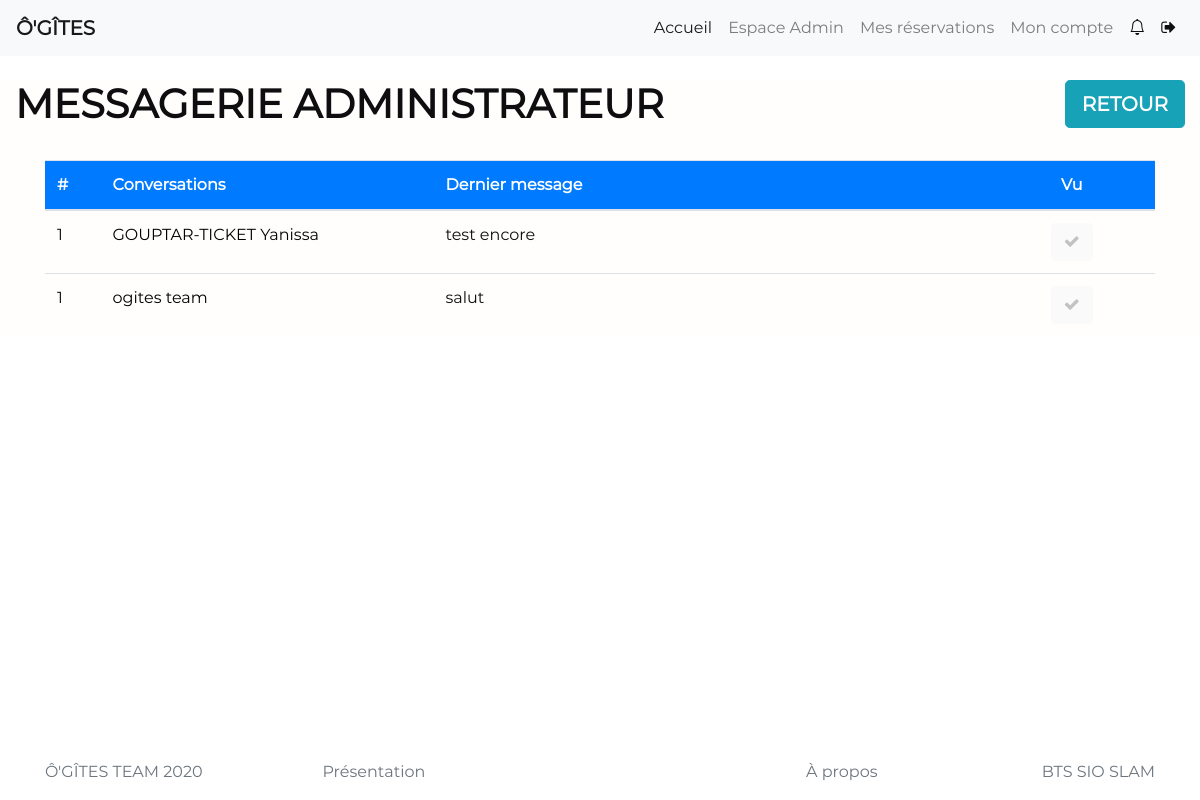
/admin/messagerie_admin.php (signed in), run on an earlier commit of the app's database.
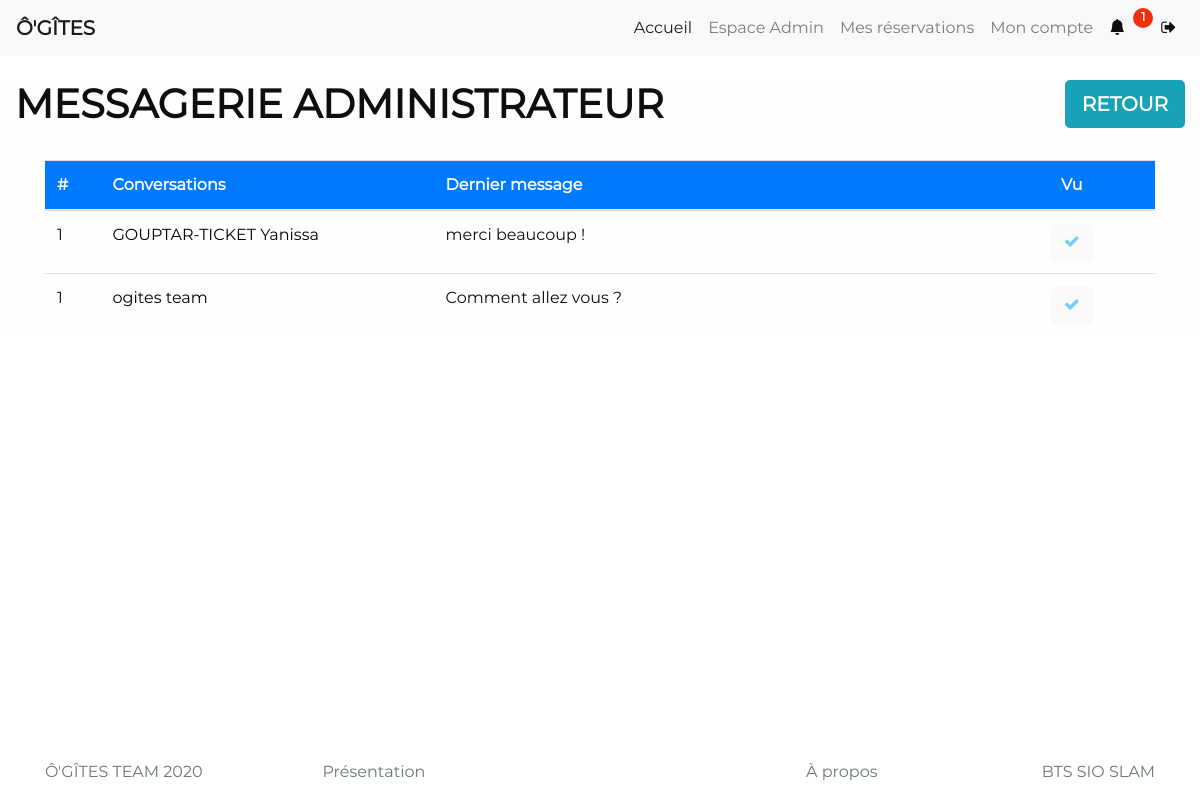
And on a later commit of the database.
### tables this page shows
CREATE TABLE `users` (
  `id_users` int(11) NOT NULL,
  `pseudo` text NOT NULL,
  `nom` text NOT NULL,
  `prenom` text NOT NULL,
  `email` text NOT NULL,
  `tel` int(11) NOT NULL,
  `mdp` text NOT NULL,
  `date_inscription` date NOT NULL,
  `id_categorie` int(11) NOT NULL
);

CREATE TABLE `messages` (
  `id_message` int(11) NOT NULL,
  `expediteur` int(11) NOT NULL,
  `destinataire` int(11) NOT NULL,
  `contenu` text NOT NULL,
  `etat_message` int(11) NOT NULL DEFAULT 0,
  `date_heure` datetime NOT NULL DEFAULT current_timestamp(),
  `type_message` int(11) NOT NULL
);

### login-system/config.php (called while the page is built, shortened)
<?php
    function bd_connect() {
            try
        {
            $bdd = new PDO('mysql:host=localhost;dbname=ogites2;charset=utf8', 'root', '', array(PDO::ATTR_ERRMODE => PDO::ERRMODE_EXCEPTION));
            return $bdd;
        }
        catch(Exeption $e)
        {
            die('Erreur : ' . $e->getMessage());
        }
    }
    $pdo = bd_connect();
    ?>
    <?php
    function reduceText($texte, $taille)
    {
        return (strlen($texte) > $taille) ? substr($texte, 0, $taille) . "..." : $texte;
    }
    function requete($requete)
    {
        global $pdo;
        $def_type = explode(" ", $requete);
        $type_req = $def_type[0];
        if ($type_req == "SELECT")
        {
            $Myresult = $pdo->query($requete);
            $Myresult->setFetchMode(PDO::FETCH_ASSOC);
            $response = $Myresult->fetch();
            return $response;
        }
        else {
            $response = $pdo->exec($requete);
        }
    }
    function toFetch($requete)
    {
        global $pdo;
        $Myresult = $pdo->query($requete);
        $Myresult->setFetchMode(PDO::FETCH_ASSOC);
        return $Myresult;
    }
    function toCount($requete)
    {
        $Myresult = toFetch($requete);
        $nb_result = $Myresult->rowCount();
        return $nb_result;
    }
?>

### admin/messagerie_admin.php (the view, shortened to what the changed rows need)
<?php
    require_once 'head.php';
    require_once 'config_admin.php';
    header_admin(1);
    $id_users = $_SESSION["id_users"];
?>
<main role="main" class="flex-shrink-0">
    <div class="container-fluid" id="index">
        <h1 style="float: left;"><strong>MESSAGERIE ADMINISTRATEUR</strong></h1>
        <div class="container">
            <?php
                $SQLParam = "SELECT DISTINCT expediteur FROM messages "
                . "WHERE expediteur != $id_users AND destinataire = $id_users AND type_message = 2";
                $response = toFetch($SQLParam);
                $nb_messages = toCount($SQLParam);
                if ($nb_messages > 0) {
            ?>
            <br>
            <table class="table table-hover" style="width: 100%;">
                <thead>
                    <tr class="bg-primary">
                        <th class="white" style="width: 5%;">#</th>
                        <th class="white" style="width: 30%;">Conversations</th>
                        <th class="white">Dernier message</th>
                        <th class="white" style="width: 15%; text-align: center">Vu</th>
                    </tr>
                </thead>
                <tbody>
                    <?php
                        $xc = 1;
                        while ($info_messages = $response->fetch()) {
                    ?>
                    <tr>
                        <td><?php echo $xc ?></td>
                        <?php
                        $id_client = $info_messages["expediteur"];
                        $SQLParam2 = "SELECT nom, prenom FROM users WHERE id_users = $id_client";
                        $info_client = requete($SQLParam2);
                        $nom_prenom = $info_client["nom"] . " " . $info_client["prenom"];
                        ?>
                        <td><a href="convers.php?expediteur=<?php echo $id_client ?>&destinataire=<?php echo $id_users ?>""><?php echo $nom_prenom; ?></a></td>
                        <?php
                        $SQLParam3 = "SELECT contenu, id_message, etat_message FROM messages "
                        . "WHERE (expediteur = $id_client AND destinataire = $id_users) OR (expediteur = $id_users AND destinataire = $id_client) "
                        . "ORDER BY id_message DESC LIMIT 1";
                        $dernier_message = requete($SQLParam3);
                        ?>
                        <td><?php echo reduceText($dernier_message["contenu"], 60);?></td>
                        <td style="text-align: center">
                            <button class="btn btn-light" disabled="true">
                                <strong>
                                    <?php
                                    if ($dernier_message["etat_message"] == 1)
                                    {
                                    ?>
                                        <i class="fa fa-check" style="color: #31B2E9"></i>
                                    <?php
                                    }
                                    else
                                    {
                                    ?>
                                        <i class="fa fa-check" style="color: #A1A3A5"></i>
                                    <?php
                                    }
                                    ?>
                                </strong>
                            </button>
                        </td>
                    </tr>
                    <?php
                        }
                    ?>
                </tbody>
            </table>
            <?php
                }
                else
                {
            ?>
                <h3 align="center">Aucune conversation</h3>
            <?php
            }
            ?>
        </div>
    </div>
</main>
<?php
	require_once '../javascripts.php';
	require_once '../footer.php';
?>

### admin/config_admin.php (shortened to what the changed rows need)
<?php
function header_admin($onglet)
{
?>
    <header>
          <nav class="navbar navbar-expand-md navbar-light bg-light fixed-top">
            <div class="collapse navbar-collapse" id="navbarsExampleDefault">
                  <ul class="navbar-nav ml-auto">
                    <?php
                    switch ($onglet)
                    {
                            ?>
                            <?php
                        case 1:
                            ?>
                            <li class="nav-item active">
                                  <a class="nav-link" href="index.php">Accueil <span class="sr-only">(current)</span></a>
                            </li>
                            <?php
                        break;
                            ?>
                            <?php
                    }
                    if (isset($_SESSION['id_users']) AND isset($_SESSION['pseudo']))
                    {
                    ?>
                    <?php
                    switch ($_SESSION['id_categorie'])
                    {
                        case 1:
                    ?>
                        <li class="nav-item" >
                            <a class="nav-link" href="/ogites2/admin/index.php">Espace Admin</a>
                        </li>
                    <?php
                        break;
                    ?>
                    <?php
                    }
                    ?>
                    <li class="nav-item">
                        <a href="/ogites2/all_reservation.php" class="nav-link">Mes réservations</a>
                    </li>
                    <li class="nav-item">
                        <a class="nav-link" href="/ogites2/login-system/param.php">Mon compte</a>
                    </li>
                    <?php
                        require_once '../login-system/config.php';
                        $SQLParam = "SELECT * FROM reservation as R INNER JOIN gites as G ON R.id_gites = G.id_gites "
                        . "WHERE DATE(date_reserv) = DATE(NOW()) AND G.createur = 0";
                        $nbReserv = toCount($SQLParam);
                        if ($nbReserv > 0)
                        {
                    ?>
                        <li class="nav-item">
                            <a href="#" class="nav-link" id="notifier-btn"><i class="bi bi-bell-fill"></i></a>
                        </li>
                        <span class='badge' style='width: 20px;height: 20px;border-radius: 10px;background:#F02F0C;color:#fff;' id='notifier-btn'>
                            <?php echo $nbReserv  ?>
                        </span>
                    <?php
                    } else {
                    ?>
                    <li class="nav-item">
                            <a href="#" class="nav-link"><i class="bi bi-bell"></i></a>
                    </li>
                    <?php
                    }
                    ?>
                    <li class="nav-item">
                        <a class="nav-link" href="/ogites2/login-system/deconnexion.php"><i class="fa fa-sign-out"></i></a>
                    </li>
                    <?php
                    }
                    else
                    {
                    ?>
                    <li class="nav-item">
                          <a class="nav-link btn btn-success" href="/ogites2/login-system/connexion.php"><i class="fa fa-sign-in" style="color:white;"></i> <span style="color:white;">Connexion</span></a>
                    </li>
                    <?php
                    }
                    ?>
                  </ul>
            </div>
          </nav>
</header>
<?php
}
?>

What changed in the data, as far as the page shows it:
no longer on this page (row edited): messages: contenu "test encore", etat_message 0 (drawn)
no longer on this page (row edited): messages: contenu "salut", etat_message 0 (drawn)
added messages: contenu "merci beaucoup !", etat_message 1 (drawn)
added messages: contenu "Comment allez vous ?", etat_message 1 (drawn)
Also different on the page:
$nbReserv: (not shown) → "1"
new list line: "1"
new list line: "GOUPTAR-TICKET Yanissa"
new list line: "ogites team"
list line gone: "1"
list line gone: "GOUPTAR-TICKET Yanissa"
list line gone: "ogites team"
